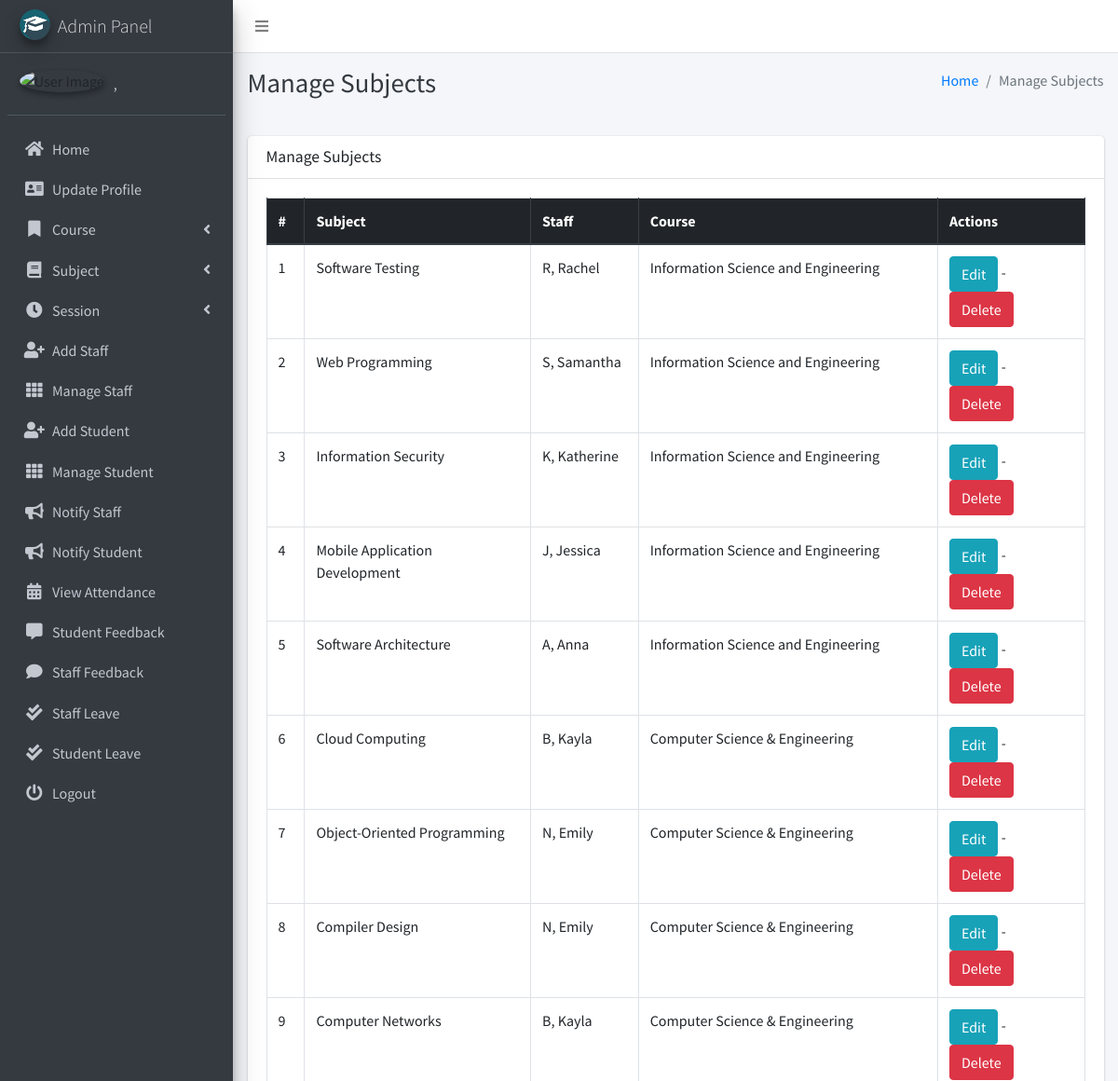
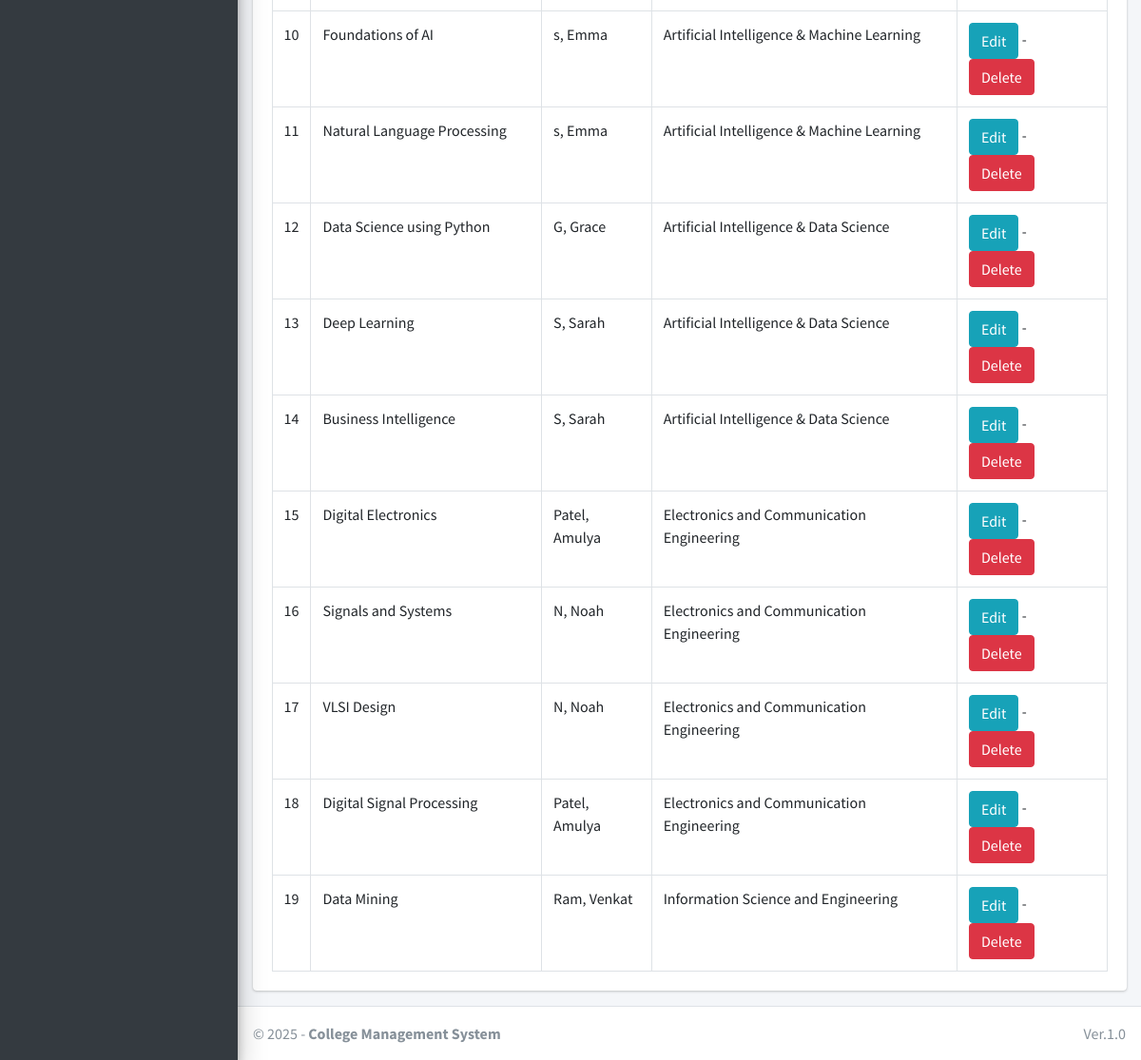
The app's page /subject/manage/ (signed in) with its own data (2 pictures, top to bottom).
### main_app/models.py (models this page shows, shortened)
class CustomUser(AbstractUser):
    USER_TYPE = ((1, "HOD"), (2, "Staff"), (3, "Student"))
    GENDER = [("M", "Male"), ("F", "Female")]
    username = None  # Removed username, using email instead
    email = models.EmailField(unique=True)
    user_type = models.CharField(default=1, choices=USER_TYPE, max_length=1)
    gender = models.CharField(max_length=1, choices=GENDER)
    profile_pic = models.ImageField()
    address = models.TextField()
    fcm_token = models.TextField(default="")  # For firebase notifications
    created_at = models.DateTimeField(auto_now_add=True)
    updated_at = models.DateTimeField(auto_now=True)
    USERNAME_FIELD = "email"
    REQUIRED_FIELDS = []
    objects = CustomUserManager()
    def __str__(self):
        return self.last_name + ", " + self.first_name

class Subject(models.Model):
    name = models.CharField(max_length=120)
    staff = models.ForeignKey(Staff,on_delete=models.CASCADE,)
    course = models.ForeignKey(Course, on_delete=models.CASCADE)
    updated_at = models.DateTimeField(auto_now=True)
    created_at = models.DateTimeField(auto_now_add=True)

class Staff(models.Model):
    course = models.ForeignKey(Course, on_delete=models.DO_NOTHING, null=True, blank=False)
    admin = models.OneToOneField(CustomUser, on_delete=models.CASCADE)

class Course(models.Model):
    name = models.CharField(max_length=120)
    created_at = models.DateTimeField(auto_now_add=True)
    updated_at = models.DateTimeField(auto_now=True)

### main_app/hod_views.py (the view)
# urls.py: path("subject/manage/", hod_views.manage_subject, name='manage_subject'),
def manage_subject(request):
    subjects = Subject.objects.all()
    context = {
        'subjects': subjects,
        'page_title': 'Manage Subjects'
    }
    return render(request, "hod_template/manage_subject.html", context)

### main_app/templates/hod_template/manage_subject.html
{% extends 'main_app/base.html' %}
{% load static %}
{% block page_title %}{{page_title}}{% endblock page_title %}
{% block content %}
<section class="content">
    <div class="container-fluid">
        <div class="row">
            <div class="col-md-12">
                <div class="card">
                    <div class="card-header">
                        <h3 class="card-title">{{page_title}}</h3>
                    </div>
                    <div class="card-body">
                        <table id="example2" class="table table-bordered table-hover">
                            <thead class="thead-dark">
                                <tr>
                                    <th>#</th>
                                    <th>Subject</th>
                                    <th>Staff</th>
                                    <th>Course</th>
                                    <th>Actions</th>
                                </tr>
                            </thead>
                            <tbody>
                                {% for subject in subjects %}
                                <tr>
                                    <td>{{ forloop.counter }}</td>
                                    <td>{{subject.name}}</td>
                                    <td>{{subject.staff.admin}}</td>
                                    <td>{{subject.course.name}}</td>
                                    <td>
                                        <a href="{% url 'edit_subject' subject.id %}" class="btn btn-info">Edit</a> -
                                        <a href="{% url 'delete_subject' subject.id %}" onclick="return confirm('Are you sure you want to delete this ?')" class="btn btn-danger">Delete</a>
                                    </td>
                                </tr>
                                {% endfor %}
                            </tbody>
                        </table>
                    </div>
                </div>
            </div>
        </div>
    </div>
</section>
{% endblock content %}

### main_app/templates/main_app/sidebar_template.html (shortened to what this page needs)
{% load static %}
<aside class="main-sidebar sidebar-dark-info elevation-4">
    {% if request.user.user_type == '1' %}
    <a href="{% url 'admin_home' %}" class="brand-link">
        <img src="{% static 'dist/img/cmsl.png' %} " alt="AdminLTE Logo"
            class="brand-image img-circle elevation-3" >
        <span class="brand-text font-weight-light">Admin Panel</span>
    </a>
    <div class="sidebar">
        <div class="user-panel mt-3 pb-3 mb-3 d-flex">
            <div class="image">
                <img src="{{ request.user.profile_pic}}" class="img-circle elevation-2" alt="User Image">
            </div>
            <div class="info">
                <a href="#" class="d-block">{{user}}</a>
            </div>
        </div>
        <nav class="mt-2">
            <ul class="nav nav-pills nav-sidebar flex-column" data-widget="treeview" role="menu" data-accordion="false">
                <li class="nav-item">
                    {% url 'admin_home' as admin_home %}
                    <a href="{{admin_home}}" class="nav-link {% if admin_home == request.path %} active {% endif %}">
                        <i class="nav-icon fas fa-home"></i>
                        <p>
                            Home
                        </p>
                    </a>
                </li>
                <li class="nav-item">
                    {% url 'admin_view_profile' as admin_view_profile %}
                    <a href="{{admin_view_profile}}"
                        class="nav-link {% if admin_view_profile == request.path %} active {% endif %}">
                        <i class="nav-icon fas fa-address-card"></i>
                        <p>
                            Update Profile
                        </p>
                    </a>
                </li>
                <li class="nav-item has-treeview">
                    <a href="#" class="nav-link">
                        <i class="nav-icon fas fa-bookmark"></i>
                        <p>
                            Course
                            <i class="fas fa-angle-left right"></i>
                        </p>
                    </a>
                </li>
                <li class="nav-item has-treeview">
                    <a href="#" class="nav-link">
                        <i class="nav-icon fas fa-book"></i>
                        <p>
                            Subject
                            <i class="fas fa-angle-left right"></i>
                        </p>
                    </a>
                </li>
                <li class="nav-item has-treeview">
                    <a href="#" class="nav-link">
                        <i class="nav-icon fas fa-clock"></i>
                        <p>
                            Session
                            <i class="fas fa-angle-left right"></i>
                        </p>
                    </a>
                </li>
                <li class="nav-item">
                    {% url 'add_staff' as add_staff %}
                    <a href="{{add_staff}}" class="nav-link {% if add_staff == request.path %} active {% endif %}">
                        <i class="nav-icon fas fa-user-plus"></i>
                        <p>
                            Add Staff
                        </p>
                    </a>
                </li>
                <li class="nav-item">
                    {% url 'manage_staff' as manage_staff %}
                    {% url 'edit_staff' staff_id as edit_staff %}
                    <a href="{{manage_staff}}"
                        class="nav-link {% if manage_staff == request.path or request.path == edit_staff %} active {% endif %}">
                        <i class="nav-icon fas fa-th"></i>
                        <p>
                            Manage Staff
                        </p>
                    </a>
                </li>
                <li class="nav-item">
                    {% url 'add_student' as add_student%}
                    <a href="{{add_student}}" class="nav-link  {% if add_student == request.path %} active {% endif %}">
                        <i class="nav-icon fas fa-user-plus"></i>
                        <p>
                            Add Student
                        </p>
                    </a>
                </li>
                <li class="nav-item">
                    {% url 'manage_student' as manage_student %}
                    {% url 'edit_student' student_id as edit_student %}
                    <a href="{{manage_student}}"
                        class="nav-link  {% if edit_student == request.path or manage_student == request.path %} active {% endif %}">
                        <i class="nav-icon fas fa-th"></i>
                        <p>
                            Manage Student
                        </p>
                    </a>
                </li>
                <li class="nav-item">
                    {% url 'admin_notify_staff' as admin_notify_staff %}
                    <a href="{{admin_notify_staff}}"
                        class="nav-link {% if admin_notify_staff == request.path %} active {% endif %}">
                        <i class="nav-icon fas fa-bullhorn"></i>
                        <p>
                            Notify Staff
                        </p>
                    </a>
                </li>
                <li class="nav-item">
                    {% url 'admin_notify_student' as admin_notify_student %}
                    <a href="{{admin_notify_student}}"
                        class="nav-link {% if admin_notify_student == request.path %} active {% endif %}">
                        <i class="nav-icon fas fa-bullhorn"></i>
                        <p>
                            Notify Student
                        </p>
                    </a>
                </li>
                <li class="nav-item">
                    {% url 'admin_view_attendance' as admin_view_attendance %}
                <li class="nav-item">
                    <a href="{{admin_view_attendance}}"
                        class="nav-link  {% if admin_view_attendance == request.path %} active {% endif %}">
                        <i class="nav-icon fas fa-calendar-alt"></i>
                        <p>
                            View Attendance
                        </p>
                    </a>
                </li>
                <li class="nav-item">
                    {% url 'student_feedback_message' as student_feedback_message %}
                    <a href="{{ student_feedback_message }}"
                        class="nav-link  {% if student_feedback_message == request.path %} active {% endif %}">
                        <i class="nav-icon fas fa-comment-alt"></i>
                        <p>
                            Student Feedback
                        </p>
                    </a>
                </li>
                <li class="nav-item">
                    {% url 'staff_feedback_message' as staff_feedback_message %}
                    <a href="{{staff_feedback_message}}"
                        class="nav-link   {% if staff_feedback_message == request.path %} active {% endif %}">
                        <i class="nav-icon fas fa-comment"></i>
                        <p>
                            Staff Feedback
                        </p>
                    </a>
                </li>
                <li class="nav-item">
                    {% url 'view_staff_leave' as view_staff_leave %}
                    <a href="{{view_staff_leave}}"
                        class="nav-link  {% if view_staff_leave == request.path %} active {% endif %}">
                        <i class="nav-icon fas fa-check-double"></i>
                        <p>
                            Staff Leave
                        </p>
                    </a>
                </li>
                <li class="nav-item">
                    {% url 'view_student_leave' as view_student_leave %}
                    <a href="{% url 'view_student_leave' %}"
                        class="nav-link  {% if view_student_leave == request.path %} active {% endif %}">
                        <i class="nav-icon fas fa-check-double"></i>
                        <p>
                            Student Leave
                        </p>
                    </a>
                </li>
                                        {% endif %}
                                        <li class="nav-item">
                                            <a href="{% url 'user_logout' %}"
                                                onclick="return confirm('Your session would be terminated.\n\nProceed?')"
                                                class="nav-link">
                                                <i class="nav-icon fas fa-power-off"></i>
                                                <p>
                                                    Logout
                                                </p>
                                            </a>
                                        </li>
                                    </ul>
                                </nav>
                            </div>
</aside>

### records on screen
CustomUser: last_name+first_name ","
Subject: name "Software Testing", staff.admin "R, Rachel", course.name "Information Science and Engineering"
Subject: name "Web Programming", staff.admin "S, Samantha", course.name "Information Science and Engineering"
Subject: name "Information Security", staff.admin "K, Katherine", course.name "Information Science and Engineering"
Subject: name "Mobile Application Development", staff.admin "J, Jessica", course.name "Information Science and Engineering"
Subject: name "Software Architecture", staff.admin "A, Anna", course.name "Information Science and Engineering"
Subject: name "Cloud Computing", staff.admin "B, Kayla", course.name "Computer Science & Engineering"
Subject: name "Object-Oriented Programming", staff.admin "N, Emily", course.name "Computer Science & Engineering"
Subject: name "Compiler Design", staff.admin "N, Emily", course.name "Computer Science & Engineering"
Subject: name "Computer Networks", staff.admin "B, Kayla", course.name "Computer Science & Engineering"
Subject: name "Foundations of AI", staff.admin "s, Emma", course.name "Artificial Intelligence & Machine Learning"
Subject: name "Natural Language Processing", staff.admin "s, Emma", course.name "Artificial Intelligence & Machine Learning"
Subject: name "Data Science using Python", staff.admin "G, Grace", course.name "Artificial Intelligence & Data Science"
Subject: name "Deep Learning", staff.admin "S, Sarah", course.name "Artificial Intelligence & Data Science"
Subject: name "Business Intelligence", staff.admin "S, Sarah", course.name "Artificial Intelligence & Data Science"
Subject: name "Digital Electronics", staff.admin "Patel, Amulya", course.name "Electronics and Communication Engineering"
Subject: name "Signals and Systems", staff.admin "N, Noah", course.name "Electronics and Communication Engineering"
Subject: name "VLSI Design", staff.admin "N, Noah", course.name "Electronics and Communication Engineering"
Subject: name "Digital Signal Processing", staff.admin "Patel, Amulya", course.name "Electronics and Communication Engineering"
Subject: name "Data Mining", staff.admin "Ram, Venkat", course.name "Information Science and Engineering"

### other values on screen
{{ page_title }} "Manage Subjects"
